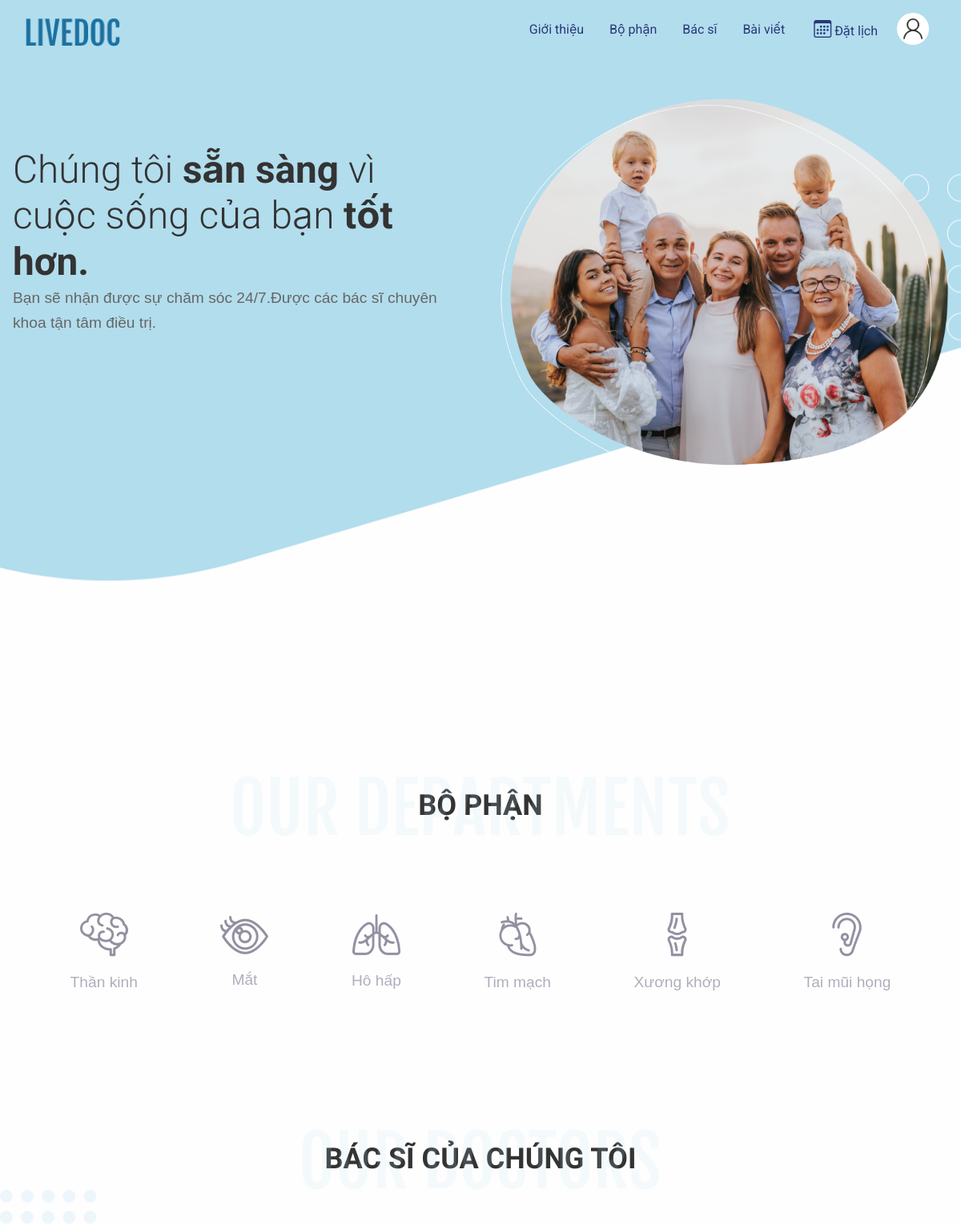
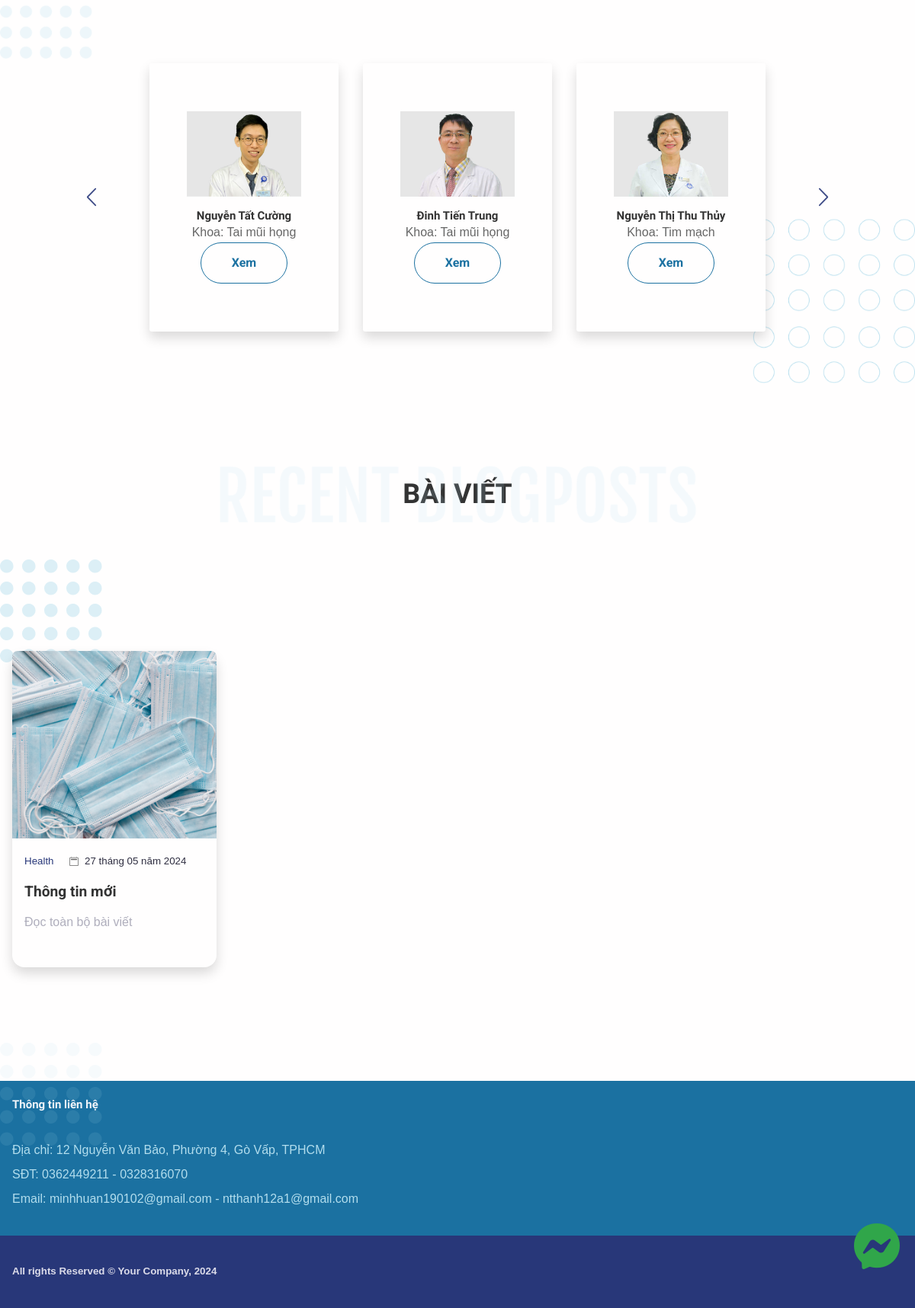
Page / (signed in) on the committed database (2 pictures, top to bottom).
### tables this page shows
CREATE TABLE `staff` (
  `id_staff` int(11) NOT NULL COMMENT 'id nhân viên',
  `full_name` varchar(50) NOT NULL COMMENT 'Họ tên nhân viên',
  `email` varchar(50) NOT NULL COMMENT 'Email nhân viên',
  `password` varchar(225) NOT NULL COMMENT 'Mật khẩu nhân viên',
  `phone` varchar(10) NOT NULL COMMENT 'Số điện thoại nhân viên',
  `birthday` date NOT NULL COMMENT 'Ngày sinh nhân viên',
  `gender` varchar(20) NOT NULL COMMENT 'Giới tính nhân viên',
  `image` varchar(225) DEFAULT 'user_account.png' COMMENT 'Ảnh nhân viên',
  `id_department` int(11) DEFAULT NULL COMMENT 'Chuyên khoa',
  `certificate` varchar(225) DEFAULT NULL COMMENT 'Bằng cấp',
  `experience` varchar(225) DEFAULT NULL COMMENT 'Kinh nghiệm làm việc',
  `description` varchar(225) DEFAULT NULL COMMENT 'Mô tả',
  `id_role` int(11) NOT NULL COMMENT 'Quyền nhân viên',
  `status` int(11) NOT NULL DEFAULT 1 COMMENT 'Trạng thái tồn tại của tài khoản'
);

CREATE TABLE `department` (
  `id_department` int(11) NOT NULL COMMENT 'id bộ phận',
  `department_name` varchar(50) NOT NULL COMMENT 'Tên bộ phận'
);

### app/Core/Controller.php (called while the page is built, shortened)
<?php
class Controller extends Validate{
    public function view($view, $data=[]){
        extract($data);
        require_once "./app/Views/".$view.".php";
    }
}
?>

### app/Controllers/Home.php (called while the page is built, shortened)
<?php
class Home extends Controller
{
    private $model;
    private $data = [];
    public function __construct()
    {
        $this->model = $this->model('HomeModel');
    }
    public function index()
    {
        $dk = "";
        if (isset($_SESSION['is_login']['id_account'])) {
            $acc = $_SESSION['is_login']['id_account'];
            $dk = "WHERE id_patient = $acc";
        }
        $this->data['doctor'] = $this->model->getListFromTowTables('staff', 'department', 'id_department', 'id_department', "WHERE staff.id_department != 7");
        $this->data['message'] = $this->model->getListTable('message', "$dk");
        $this->view("Home/Home", $this->data);
    }
}

### index.php (called while the page is built, shortened)
<?php
$myApp = new App();
?>

### app/Core/Model.php (called while the page is built, shortened)
<?php
class Model extends Database
{
    protected $connect;
    public function __construct()
    {
        $p = new Database();
        $this->connect = $p->connect();
    }
    public function getListFromTowTables($tableName1, $tableName2, $columnName1, $columnName2, $condition = '')
    {
        $query = "SELECT * FROM $tableName1
        INNER JOIN $tableName2 ON $tableName1.$columnName1 = $tableName2.$columnName2 $condition";
        $result = mysqli_query($this->connect, $query);
        $data = array();
        if ($result && mysqli_num_rows($result) > 0) {
            while ($row = mysqli_fetch_assoc($result)) {
                $data[] = $row;
            }
        }
        return $data;
    }
}

### app/Core/Database.php (called while the page is built, shortened)
<?php
class Database
{
    function connect()
    {
        $connect = mysqli_connect('localhost', 'root', '', 'livedoc', 3366);
        mysqli_set_charset($connect, "utf8");
        return $connect;
    }
}
?>

### app/Views/Home/Home.php (the view, shortened to what this page needs)
<?php
require './app/Views/inc/Header.php';
?>
<section class="py-xxl-10 pb-0" id="home">
  <div class="bg-holder bg-size"
    style="background-image:url(<?php echo _WEB_ROOT; ?>/public/img/gallery/hero-bg.png);background-position:top center;background-size:cover;">
  </div>
  <div class="container">
    <div class="row min-vh-xl-100 min-vh-xxl-25">
      <div class="col-md-5 col-xl-6 col-xxl-7 order-0 order-md-1 text-end"><img class="pt-7 pt-md-0 w-100"
          src="<?php echo _WEB_ROOT; ?>/public/img/gallery/hero.png" alt="hero-header" /></div>
      <div class="col-md-75 col-xl-6 col-xxl-5 text-md-start text-center py-6">
        <h1 class="fw-light font-base fs-6 fs-xxl-7">Chúng tôi <strong>sẵn sàng </strong>vì<br />cuộc sống của
          bạn&nbsp;<strong>tốt hơn.</strong></h1>
        <p class="fs-1 mb-5">Bạn sẽ nhận được sự chăm sóc 24/7.Được các bác sĩ chuyên khoa tận tâm điều trị.</p>
      </div>
    </div>
  </div>
</section>
<section class="py-5" id="departments">
  <div class="container">
    <div class="row">
      <div class="col-12 py-3">
        <div class="bg-holder bg-size"
          style="background-image:url(<?php echo _WEB_ROOT; ?>/public/img/gallery/bg-departments.png);background-position:top center;background-size:contain;">
        </div>
        <h1 class="text-center">BỘ PHẬN</h1>
      </div>
    </div>
  </div>
</section>
<section class="py-0" id="department">
  <div class="container">
    <div class="row py-5 align-items-center justify-content-center justify-content-lg-evenly">
      <div class="col-auto col-md-4 col-lg-auto text-xl-start">
        <div class="d-flex flex-column align-items-center">
          <div class="icon-box text-center"><a class="text-decoration-none" href="#!"><img class="mb-3 deparment-icon"
                src="<?php echo _WEB_ROOT; ?>/public/img/icons/neurology.png" alt="..." /><img
              <p class="fs-1 fs-xxl-2 text-center">Thần kinh</p>
            </a></div>
        </div>
      </div>
      <div class="col-auto col-md-4 col-lg-auto text-xl-start">
        <div class="d-flex flex-column align-items-center">
          <div class="icon-box text-center"><a class="text-decoration-none" href="#!"><img class="mb-3 deparment-icon"
                src="<?php echo _WEB_ROOT; ?>/public/img/icons/eye-care.png" alt="..." /><img
              <p class="fs-1 fs-xxl-2 text-center">Mắt</p>
            </a></div>
        </div>
      </div>
      <div class="col-auto col-md-4 col-lg-auto text-xl-start">
        <div class="d-flex flex-column align-items-center">
          <div class="icon-box text-center"><a class="text-decoration-none" href="#!"><img class="mb-3 deparment-icon"
                src="<?php echo _WEB_ROOT; ?>/public/img/icons/cardiac.png" alt="..." /><img
              <p class="fs-1 fs-xxl-2 text-center">Hô hấp</p>
            </a></div>
        </div>
      </div>
      <div class="col-auto col-md-4 col-lg-auto text-xl-start">
        <div class="d-flex flex-column align-items-center">
          <div class="icon-box text-center"><a class="text-decoration-none" href="#!"><img class="mb-3 deparment-icon"
                src="<?php echo _WEB_ROOT; ?>/public/img/icons/heart.png" alt="..." /><img
              <p class="fs-1 fs-xxl-2 text-center">Tim mạch</p>
            </a></div>
        </div>
      </div>
      <div class="col-auto col-md-4 col-lg-auto text-xl-start">
        <div class="d-flex flex-column align-items-center">
          <div class="icon-box text-center"><a class="text-decoration-none" href="#!"><img class="mb-3 deparment-icon"
                src="<?php echo _WEB_ROOT; ?>/public/img/icons/osteoporosis.png" alt="..." /><img
              <p class="fs-1 fs-xxl-2 text-center">Xương khớp</p>
            </a></div>
        </div>
      </div>
      <div class="col-auto col-md-4 col-lg-auto text-xl-start">
        <div class="d-flex flex-column align-items-center">
          <div class="icon-box text-center"><a class="text-decoration-none" href="#!"><img class="mb-3 deparment-icon"
                src="<?php echo _WEB_ROOT; ?>/public/img/icons/ent.png" alt="..." /><img
              <p class="fs-1 fs-xxl-2 text-center">Tai mũi họng</p>
            </a></div>
        </div>
      </div>
    </div>
  </div>
</section>
<section class="pb-0" id="doctor">
  <div class="container">
    <div class="row">
      <div class="col-12 py-3">
        <div class="bg-holder bg-size"
          style="background-image:url(<?php echo _WEB_ROOT; ?>/public/img/gallery/doctors-us.png);background-position:top center;background-size:contain;">
        </div>
        <h1 class="text-center">BÁC SĨ CỦA CHÚNG TÔI</h1>
      </div>
    </div>
  </div>
</section>
<section class="py-5">
  <div class="container">
    <div class="row flex-center">
      <div class="col-xl-10 px-0">
        <div class="carousel slide" id="carouselExampleDark" data-bs-ride="carousel"><a
            class="carousel-control-prev carousel-icon z-index-2" href="#carouselExampleDark" role="button"
            data-bs-slide="prev"><span class="carousel-control-prev-icon" aria-hidden="true"></span></a><a class="carousel-control-next carousel-icon z-index-2"
            href="#carouselExampleDark" role="button" data-bs-slide="next"><span class="carousel-control-next-icon"
              aria-hidden="true"></span><span class="visually-hidden">Next</span></a>
          <div class="carousel-inner">
            <?php
            $interval = 10000;
            $totalDoctors = count($doctor);
            for ($outerIndex = 0; $outerIndex < $totalDoctors; $outerIndex += 3) {
              if ($outerIndex >= 3 && $outerIndex < 6) {
                $interval = 20000;
              } elseif ($outerIndex >= 6) {
                $interval = 30000;
              }
              ?>
              <div class="carousel-item <?php echo ($outerIndex == 0) ? 'active' : ''; ?>"
                data-bs-interval="<?php echo $interval; ?>">
                <div class="row h-100 m-lg-7 mx-3 mt-6 mx-md-4 my-md-7">
                  <?php
                  for ($innerIndex = 0; $innerIndex < 3; $innerIndex++) {
                    if ($outerIndex + $innerIndex < $totalDoctors) {
                      $doc = $doctor[$outerIndex + $innerIndex];
                      ?>
                      <div class="col-md-4 mb-8 mb-md-0">
                        <div class="card card-span h-100 shadow">
                          <div class="card-body d-flex flex-column flex-center py-5">
                            <img src="<?php echo _WEB_ROOT; ?>/public/img/users/<?php echo $doc['image'] ?>" width="150"
                              height="100" alt="..." />
                            <h5 class="mt-3"><?php echo $doc['full_name'] ?></h5>
                            <p class="mb-0 fs-xxl-1">Khoa: <?php echo $doc['department_name'] ?></p>
                            <div class="text-center">
                              <button class="btn btn-outline-secondary rounded-pill" type="submit">Xem</button>
                            </div>
                          </div>
                        </div>
                      </div>
                    <?php } ?>
                  <?php } ?>
                </div>
              </div>
              <?php
            }
            ?>
          </div>
        </div>
      </div>
    </div>
  </div>
</section>
<section class="py-5" id="posts">
  <div class="container">
    <div class="row">
      <div class="col-12 py-3">
        <div class="bg-holder bg-size"
          style="background-image:url(<?php echo _WEB_ROOT; ?>/public/img/gallery/blog-post.png);background-position:top center;background-size:contain;">
        </div>
        <h1 class="text-center">BÀI VIẾT</h1>
      </div>
    </div>
  </div>
</section>
<section>
  <div class="bg-holder bg-size"
    style="background-image:url(<?php echo _WEB_ROOT; ?>/public/img/gallery/dot-bg.png);background-position:top left;background-size:auto;">
  </div>
  <div class="container">
    <div class="row">
      <div class="col-sm-6 col-lg-3 mb-4">
        <div class="card h-100 shadow card-span rounded-3"><img class="card-img-top rounded-top-3"
            src="<?php echo _WEB_ROOT; ?>/public/img/gallery/covid-19.png" alt="news" />
          <div class="card-body"><span class="fs--1 text-primary me-3">Health</span>
            <span class="fs--1 text-900">27 tháng 05 năm 2024</span><span class="fs--1"></span>
            <h5 class="font-base fs-lg-0 fs-xl-1 my-3">Thông tin mới</h5><a class="stretched-link" href="#!">Đọc toàn
              bộ bài viết</a>
          </div>
        </div>
      </div>
    </div>
  </div>
</section>
<?php
require './app/Views/inc/Footer.php';
?>

### rows in the picture
staff: image (picture), full_name "Nguyễn Tất Cường", id_department.department_name "Tai mũi họng"
staff: image (picture), full_name "Đinh Tiến Trung", id_department.department_name "Tai mũi họng"
staff: image (picture), full_name "Nguyễn Thị Thu Thủy", id_department.department_name "Tim mạch"
